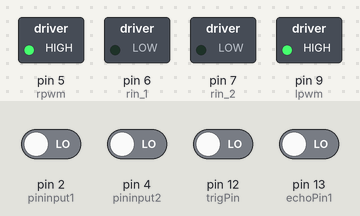
The sketch below on a simulated Arduino Uno, built with avr-gcc and run on an emulated ATmega328P. On the bench: switched loads named in the sketch (green lamp = pin HIGH). The test bench sets the inputs (shaded band); at power-on: pin 2 (pininput1), pin 4 (pininput2), pin 12 (trigPin), pin 13 (echoPin1) LOW. What the sketch prints to the serial monitor is not drawn.

Above: at 0.1 s.
Timing chart, 0 to 1.6 s (numbered marks = the images above):
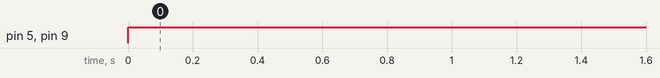

The sketch:

motordriver.ino
```cpp
const int lpwm = 9 ; //initializing pin 2 as pwm
const int lin_1 = 10 ;
const int lin_2 = 11 ;
//Serial.begin(9600);
const int rpwm = 5 ; //initializing pin 4 as pwm
const int rin_1 = 6 ;
const int rin_2 = 7 ;

const int pininput1  = 2;
const int pininput2  = 4;
int input1 ;
int input2 ;

int trigPin = 12;    // Trigger
int echoPin1 = 13;    // Echo
int echoPin2 = 12;
int echoPin3 = 12;
int echoPin4 = 12;

long duration1, duration2, duration3, duration4, cm1, cm2, cm3, cm4;
void forward();
void stop();
void right();
void left();

void setup() {
  // put your setup code here, to run once:
   pinMode(lpwm,OUTPUT) ; //we have to set PWM pin as output
   pinMode(lin_1,OUTPUT) ; //Logic pins are also set as output
   pinMode(lin_2,OUTPUT) ;
   pinMode(rpwm,OUTPUT) ; //we have to set PWM pin as output
   pinMode(rin_1,OUTPUT) ; //Logic pins are also set as output
   pinMode(rin_2,OUTPUT) ;
   pinMode(pininput1,INPUT) ;
   pinMode(pininput2,INPUT) ;

   pinMode(trigPin, OUTPUT);
   pinMode(echoPin1, INPUT);
   pinMode(echoPin2, INPUT);
   pinMode(echoPin3, INPUT);
   pinMode(echoPin4, INPUT);


   Serial.begin(9600);

}

void loop() {

  input1 = digitalRead(pininput1);
  input2 = digitalRead(pininput2);
  //input1=HIGH;
  //input2=HIGH;
  Serial.println(input1);
  Serial.println(input2);
  analogWrite(lpwm,255) ;
  analogWrite(rpwm,255) ;

  digitalWrite(trigPin, LOW);
  delayMicroseconds(5);
  digitalWrite(trigPin, HIGH);
  delayMicroseconds(10);
  digitalWrite(trigPin, LOW);
  pinMode(echoPin1, INPUT);
  duration1 = pulseIn(echoPin1, HIGH);
  cm1 = (duration1/2) / 29.1;
  pinMode(echoPin2, INPUT);
  duration2 = pulseIn(echoPin2, HIGH);
  cm2 = (duration2/2) / 29.1;
  pinMode(echoPin3, INPUT);
  duration3 = pulseIn(echoPin3, HIGH);
  cm3 = (duration3/2) / 29.1;
  pinMode(echoPin4, INPUT);
  duration4 = pulseIn(echoPin4, HIGH);
  cm4 = (duration4/2) / 29.1;

  if(input1 == HIGH && input2 == HIGH && cm1 > 30 && cm2 >30){
      forward();
    }
  else if(input1 == HIGH && input2 == LOW && cm1 > 30){
      left();
    }
   else if(input1 == LOW && input2 == HIGH && cm2 > 30){
      right();
    }
  else{
      stop();
    }


}

void forward(){
   digitalWrite(lin_1,HIGH) ;
   digitalWrite(lin_2,LOW) ;

   digitalWrite(rin_1,HIGH) ;
   digitalWrite(rin_2,LOW) ;

 }
 void stop(){
   digitalWrite(lin_1,LOW) ;
   digitalWrite(lin_2,LOW) ;

   digitalWrite(rin_1,LOW) ;
   digitalWrite(rin_2,LOW) ;

 }
 void left(){
   digitalWrite(lin_1,LOW) ;
   digitalWrite(lin_2,HIGH) ;

   digitalWrite(rin_1,HIGH) ;
   digitalWrite(rin_2,LOW) ;

 }
 void right(){
   digitalWrite(lin_1,HIGH) ;
   digitalWrite(lin_2,LOW) ;

   digitalWrite(rin_1,LOW) ;
   digitalWrite(rin_2,HIGH) ;

 }
```

Measured:
- by itself, pin 5 (rpwm), pin 9 (lpwm): LOW → HIGH at 0.00 s
